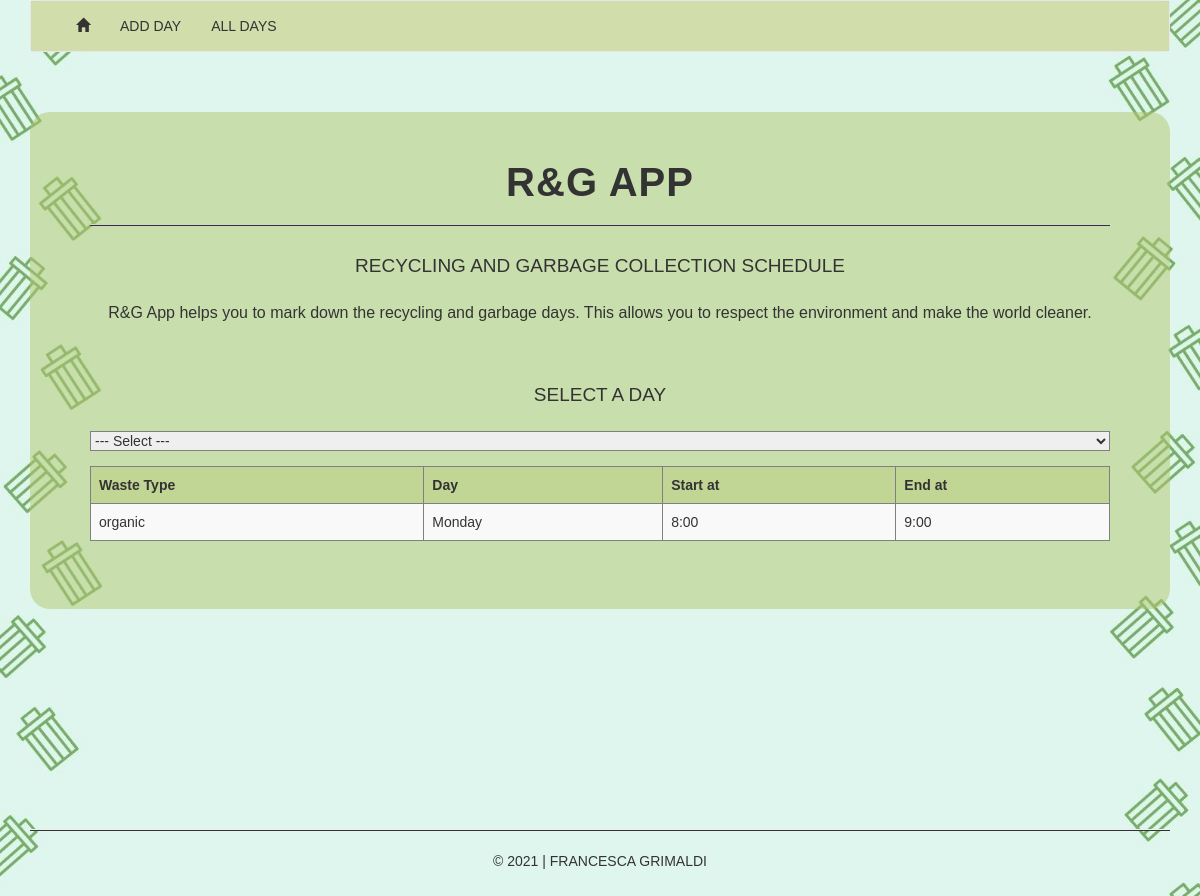
Page /index.php?filter=Monday on the committed database.
### tables this page shows
CREATE TABLE `users` (
  `user_id` int(11) NOT NULL,
  `waste_type` varchar(255) NOT NULL,
  `waste_day` varchar(20) NOT NULL,
  `start_at` varchar(11) NOT NULL,
  `end_at` varchar(11) NOT NULL
);

### index.php (the view, shortened to what this page needs)
<?php
require_once 'header.php';
require_once 'connect.php';
?>
<div class="container">
  <div class="jumbotron">
    <h2>R&G APP</h2>
    <hr style="height:1px;background-color:#333333; margin-bottom:30px;">
    <h4>Recycling and Garbage Collection Schedule</h4>
    <p>R&G App helps you to mark down the recycling and garbage days. This allows you to respect the environment and make the world cleaner.</p>
    <h4>SELECT A DAY</h4>
    <table class="table table-bordered table-striped">
      <thead>
        <tr>
          <th>Waste Type</th>
          <th>Day</th>
          <th>Start at</th>
          <th>End at</th>
        </tr>
      </thead>
      <?php
      echo "<form name='filterform' method='POST' action='index.php'>";
      echo "<select name='filter' id='filter' onchange='this.form.submit();' style='margin-bottom: 15px;'>";
      echo '<option value="">--- Select ---</option>';
      echo "</select>";
      echo "</form>";
      $Search = ($_REQUEST['filter']);
      $query = "SELECT * FROM users WHERE waste_day='$Search'";
      $res = $con->query($query);
      while ($info = $res->fetch_assoc()){
        echo "<tr>";
        echo "<td>".$info['waste_type'] . "</td>";
        echo "<td>".$info['waste_day'] . "</td>";
        echo "<td>".$info['start_at'] . "</td>";
        echo "<td>".$info['end_at'] . "</td>";
        echo "</tr>";
      }
      ?>
    </table>
  </div>
</div>
<?php
require_once 'footer.php';
?>

### css/style.css (style rules this page uses)
* { margin: 0; padding: 0; box-sizing: border-box; }
html { scroll-behavior: smooth; }
body { color: #333333; scroll-behavior: smooth; background-color: #dff6ef; font-family: 'Montserrat', sans-serif; background-image: url('../css/sfondo5.jpg'); background-size: cover; background-repeat: repeat; background-position: center; }
h2 { text-align: center; margin-top: 0px; margin-bottom: 20px; font-family: 'Varela Round', sans-serif; font-size: 40px; letter-spacing: 1px; font-weight: bold; }
p { font-size: 16px !important; text-align: center; margin-bottom: 60px !important; }
h4 { text-align: center; margin-bottom: 25px; font-size: 19px ; font-family: 'Varela Round', sans-serif; text-transform: uppercase; }
select { border: 1px solid gray; width: 100%; }
.jumbotron { background-color: rgba(180,200,111,0.5); margin-top: 40px; border-radius: 20px !important; margin-bottom: 200px; }
.jumbotron .table-bordered thead tr { border: 1px solid gray; }
.jumbotron .table-bordered thead tr th { border: 1px solid gray; }
.jumbotron .table-bordered tr td { border: 1px solid gray; }
tr:nth-child(odd) { background-color: rgba(180,200,111,0.4); }
tr { background-color: rgba(180,200,111,0.4); }

### rows in the picture
users: waste_type "organic", waste_day "Monday", start_at "8:00", end_at "9:00"
